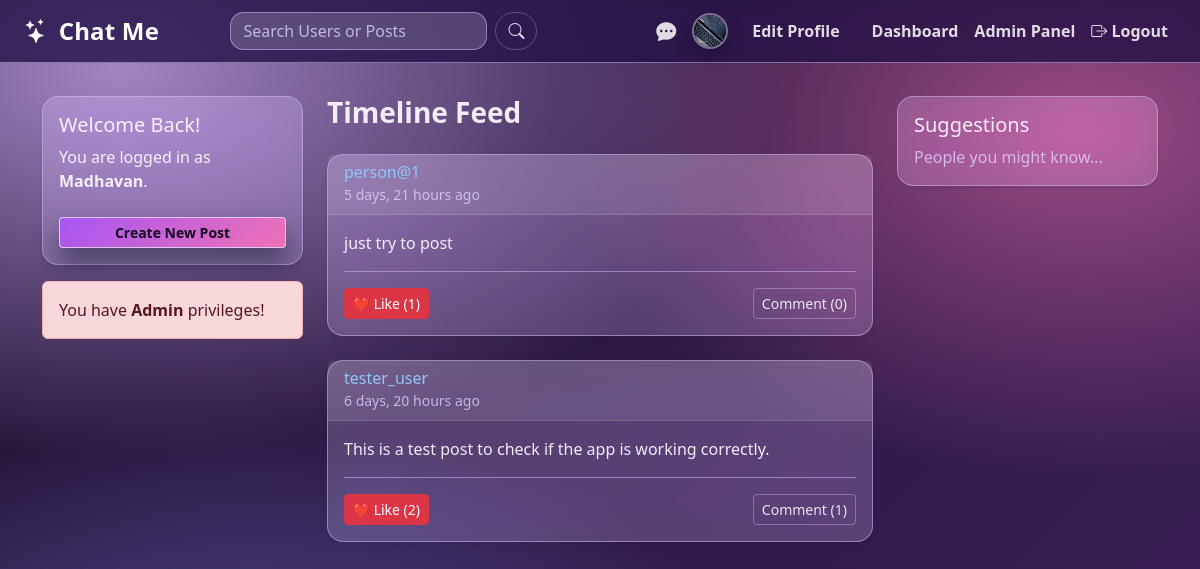
The app's page / (signed in) with its own data.
### posts/models.py (models this page shows, shortened)
class Profile(models.Model):
    user = models.OneToOneField(User, on_delete=models.CASCADE)
    nickname = models.CharField(max_length=50, blank=True)
    bio = models.TextField(max_length=500, blank=True)
    image = models.ImageField(
        upload_to='profile_pics/',
        default='profile_pics/default.png',
        blank=True
    )
    instagram_url = models.URLField(max_length=200, blank=True, null=True)
    twitter_url = models.URLField(max_length=200, blank=True, null=True)
    facebook_url = models.URLField(max_length=200, blank=True, null=True)
    THEME_CHOICES = [
        ('dark', 'Dark Purple (Default)'),
        ('light', 'Light Mode'),
        ('one-dark', 'One Dark'),
    ]
    theme = models.CharField(max_length=20, choices=THEME_CHOICES, default='dark')
    last_seen = models.DateTimeField(null=True, blank=True)
    is_private = models.BooleanField(default=False)

class Post(models.Model):
    user = models.ForeignKey(User, on_delete=models.CASCADE)
    content = models.TextField()
    image = models.ImageField(upload_to='post_images/', blank=True, null=True)
    created_at = models.DateTimeField(auto_now_add=True)
    likes = models.ManyToManyField(User, related_name='liked_posts', blank=True)
    class Meta:
        ordering = ['-created_at']

### posts/views.py (the view)
# urls.py: path('', views.home_view, name='home'),
@login_required
def home_view(request):
    all_posts = Post.objects.all().select_related('user').prefetch_related('user__profile', 'likes', 'comments').order_by('-created_at')
    for post in all_posts:
        post.comment_form = CommentForm()
        post.is_liked = post.likes.filter(id=request.user.id).exists()
    story_users = User.objects.filter(
        stories__created_at__gte=timezone.now() - timedelta(hours=24)
    ).filter(
        Q(id=request.user.id) |
        Q(followers__follower=request.user) |
        Q(profile__is_private=False)
    ).distinct().prefetch_related('profile')
    context = {
        'posts': all_posts,
        'story_users': story_users
    }
    return render(request, 'posts/home.html', context)

### posts/context_processors.py (called while the page is built)
def unread_messages_count(request):
    if request.user.is_authenticated:
        count = Message.objects.filter(
            conversation__participants=request.user,
            is_read=False
        ).exclude(sender=request.user).count()
        return {'unread_count': count}
    return {'unread_count': 0}

def unread_notifications_count(request):
    if request.user.is_authenticated:
        count = Notification.objects.filter(receiver=request.user, is_read=False).count()
        return {'unread_notifications_count': count}
    return {'unread_notifications_count': 0}

### mysocial/posts/templates/posts/home.html (shortened to what this page needs)
{% extends 'posts/base.html' %}
{% load static %}
{% block content %}
<div class="row page-section">
    <div class="col-md-3 mb-4">
        <div class="card sidebar-card p-3 shadow-sm">
            <h5>Welcome Back!</h5>
            <p>You are logged in as <strong>{{ user.username }}</strong>.</p>
            <a href="{% url 'create_post' %}" class="btn btn-glass btn-sm mt-2">Create New Post</a>
        </div>
        {% if user.is_staff %}
        <div class="alert alert-danger mt-3" role="alert">
            You have <strong>Admin</strong> privileges!
        </div>
        {% endif %}
    </div>
    <div class="col-md-6">
        <h3 class="fw-bold mb-4">Timeline Feed</h3>
        {% for post in posts %}
        <div class="card feed-card shadow-sm mb-4">
            <div class="card-header bg-white d-flex justify-content-between align-items-center">
                <div>
                    <h6 class="mb-0 text-primary">{{ post.user.username }}</h6>
                    <small class="text-muted">{{ post.created_at|timesince }} ago</small>
                </div>
            </div>
            <div class="card-body">
                <p class="card-text">{{ post.content }}</p>
                <hr>
                <div class="d-flex justify-content-between">
                    <button
                        class="btn btn-sm like-button {% if post.is_liked %}btn-danger{% else %}btn-outline-danger{% endif %}"
                        data-post-id="{{ post.id }}"
                        data-like-url="{% url 'like_post' post.id %}">
                        <span class="like-icon">{% if post.is_liked %}❤️{% else %}🤍{% endif %}</span>
                        Like (<span id="likes-count-{{ post.id }}">{{ post.likes.count }}</span>)
                    </button>
                    <button class="btn btn-sm btn-outline-secondary" data-bs-toggle="collapse" data-bs-target="#comments-{{ post.id }}">
                        Comment ({{ post.comments.count }})
                    </button>
                </div>
            </div>
        </div>
        {% endfor %}
    </div>
    <div class="col-md-3 mb-4">
        <div class="card sidebar-card p-3 shadow-sm">
            <h5 class="card-title">Suggestions</h5>
            <p class="card-text text-muted">People you might know...</p>
        </div>
    </div>
</div>
{% endblock content %}

### mysocial/posts/templates/posts/base.html (shortened to what this page needs)
{% load static %}
<!DOCTYPE html>
<html lang="en">
<head>
    <link href="https://cdn.jsdelivr.net/npm/bootstrap@5.3.3/dist/css/bootstrap.min.css" rel="stylesheet">
    <link href="https://cdn.jsdelivr.net/npm/bootstrap-icons@1.11.3/font/bootstrap-icons.css" rel="stylesheet">
    <link rel="stylesheet" href="https://cdnjs.cloudflare.com/ajax/libs/animate.css/4.1.1/animate.min.css"/>
    <link rel="stylesheet" href="{% static 'posts/app.css' %}">
</head>
<body class="app">
    <nav class="navbar navbar-expand-lg navbar-dark glass-navbar fixed-top">
        <div class="container-fluid px-4">
            <a class="navbar-brand fs-4" href="{% url 'home' %}">
                <i class="bi bi-stars me-1"></i> Chat Me
            </a>
            <div class="collapse navbar-collapse" id="navbarNav">
                {% if user.is_authenticated %}
                <form class="d-flex mx-auto" method="GET" action="{% url 'search' %}">
                    <input class="form-control me-2 nav-search" type="search" placeholder="Search Users or Posts" aria-label="Search" name="q" required>
                    <button class="btn btn-outline-light nav-search-btn" type="submit"><i class="bi bi-search"></i></button>
                </form>
                {% endif %}
                <ul class="navbar-nav ms-auto align-items-center">
                    {% if user.is_authenticated %}
                        <li class="nav-item me-2">
                             <a class="nav-link" href="{% url 'inbox' %}" title="Inbox">
                                 <i class="bi bi-chat-dots-fill fs-5"></i>
                             </a>
                        </li>
                        <li class="nav-item me-3">
                            <a class="nav-link p-0" href="{% url 'profile' username=user.username %}">
                                <img src="{{ user.profile.image.url }}"
                                    alt="DP"
                                    class="rounded-circle nav-avatar">
                            </a>
                        </li>
                        <li class="nav-item me-3">
                            <a class="nav-link" href="{% url 'update_profile' %}">Edit Profile</a>
                        </li>
                        {% if user.is_staff %}
                            <li class="nav-item"><a class="nav-link text-danger" href="{% url 'admin_dashboard' %}">Dashboard</a></li>
                            <li class="nav-item"><a class="nav-link text-danger" href="{% url 'admin:index' %}">Admin Panel</a></li>
                        {% endif %}
                        <li class="nav-item">
                            <form method="post" action="{% url 'logout' %}" class="d-inline">
                                <button type="submit" class="logout-btn nav-link">
                                    <i class="bi bi-box-arrow-right"></i> Logout
                                </button>
                            </form>
                        </li>
                    {% endif %}
                </ul>
            </div>
        </div>
    </nav>
    <div class="container mt-5 pt-5 app-container">
        {% block content %}{% endblock content %}
    </div>
</body>
</html>

### posts/static/posts/app.css (style rules this page uses)
:root, [data-theme="dark"] { --bg-0: #201433; --bg-1: #3b1f57; --glass-bg: rgba(255, 255, 255, .18); --glass-bg-strong: rgba(255, 255, 255, .22); --glass-border: rgba(208, 180, 255, .55); --glass-shadow: 0 16px 42px rgba(20, 10, 35, .55); --text: rgba(250, 245, 255, .95); --text-muted: rgba(226, 213, 255, .78); --brand: #a855f7; --brand2: #d946ef; --brand3: #818cf8; --nav-bg: rgba(32, 18, 66, .78); --card-shadow-hover: rgba(15, 23, 42, .75); --body-gradient: radial-gradient(1100px 650px at 10% 8%, rgba(216, 180, 254, .70), transparent 60%), radial-gradient(900px 600px at 90% 15%, rgba(244, 114, 182, .55), transparent 58%), radial-gradient(950px 650px at 20% 95%, rgba(129, 140, 248, .55), transparent 60%), linear-gradient(135deg, var(--bg-0), var(--bg-1)); }
body.app { color: var(--text); background: var(--body-gradient); min-height: 100vh; overflow-x: hidden; transition: background 0.3s ease, color 0.3s ease; }
.app-container { animation: appFadeIn .35s ease; }
.glass-navbar { background: var(--nav-bg) !important; border-bottom: 1px solid var(--glass-border); backdrop-filter: blur(14px) saturate(145%); -webkit-backdrop-filter: blur(14px) saturate(145%); }
.glass-navbar .navbar-brand { font-weight: 800; letter-spacing: .2px; color: #fff !important; }
.glass-navbar .nav-link { color: rgba(255, 255, 255, .85) !important; font-weight: 600; transition: opacity .15s ease, transform .15s ease, color .15s ease; }
.nav-avatar { width: 36px; height: 36px; object-fit: cover; border: 2px solid rgba(255, 255, 255, .38); box-shadow: 0 8px 18px rgba(0, 0, 0, .25); }
.nav-search { background: rgba(255, 255, 255, .16) !important; border: 1px solid rgba(233, 213, 255, .55) !important; color: #fff !important; border-radius: 999px !important; }
.nav-search::placeholder { color: rgba(255, 255, 255, .70) !important; }
.nav-search-btn { border-radius: 999px !important; border-color: rgba(255, 255, 255, .22) !important; }
.btn-glass { background: linear-gradient(135deg, rgba(168, 85, 247, .95), rgba(244, 114, 182, .95)); border: 1px solid rgba(233, 213, 255, .85); color: #13091f !important; font-weight: 700; box-shadow: 0 14px 26px rgba(15, 23, 42, .55); transition: transform .16s ease, box-shadow .16s ease, filter .16s ease; }
body.app .card { background: var(--glass-bg); border: 1px solid var(--glass-border); border-radius: 1rem; box-shadow: var(--glass-shadow); backdrop-filter: blur(16px) saturate(140%); -webkit-backdrop-filter: blur(16px) saturate(140%); color: var(--text); }
body.app .card .card-header { background: rgba(255, 255, 255, .10) !important; border-bottom: 1px solid rgba(255, 255, 255, .14) !important; color: rgba(255, 255, 255, .92); }
body.app .text-muted { color: var(--text-muted) !important; }
body.app .text-primary { color: #93c5fd !important; }
body.app .form-control, body.app textarea.form-control, body.app .form-select { background: var(--glass-bg) !important; border: 1px solid var(--glass-border) !important; color: var(--text) !important; border-radius: .85rem !important; }
body.app .form-control::placeholder { color: var(--text-muted) !important; }
body.app hr { border-color: var(--glass-border); opacity: 1; }
body.app .btn-outline-secondary, body.app .btn-outline-warning, body.app .btn-outline-danger, body.app .btn-outline-light { border-color: rgba(255, 255, 255, .28); color: rgba(255, 255, 255, .86); }
body.app a { color: #a5b4fc; }
.page-section { margin-bottom: 2rem; }

### records on screen
Post: user.username "person@1", created_at "5 days, 21 hours", content "just try to post", likes.count "1", comments.count "0"
Post: user.username "tester_user", created_at "6 days, 20 hours", content "This is a test post to check if the app is working correctly.", likes.count "2", comments.count "1"

### other values on screen
{{ user.username }} "Madhavan"
